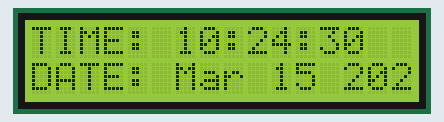
The sketch below on a simulated Arduino Uno, built with avr-gcc and run on an emulated ATmega328P. On the bench: 16×2 character LCD. The local clock reads 2024-03-15 10:24:30 at power-on unless the sketch sets it; what the sketch prints to the serial monitor is not drawn.

Above: at 0.1 s.
At 4.1 s:
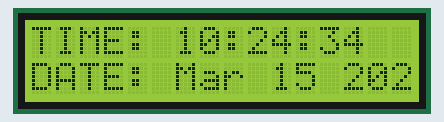
At 9.1 s:
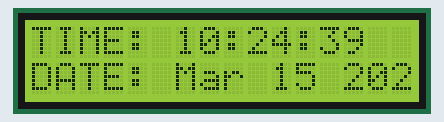
At 19.1 s:
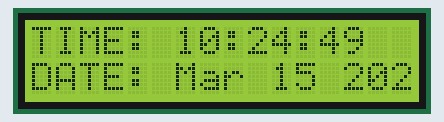
At 28.1 s:
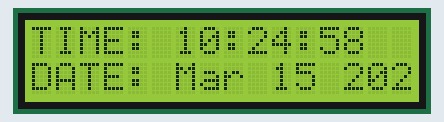
At 38.1 s:
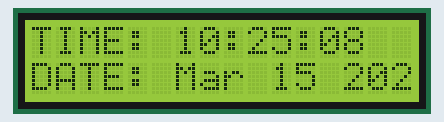

The sketch:

lcdTimer.ino
```cpp
// Test Arduino code for DS1307 RTC Module

#include <Wire.h>
#include <Time.h>
#include <DS1307RTC.h>
#include <LiquidCrystal.h>

volatile bool timeFlag = false;     // Flag that marks when to perform a time update
// LCD module connections (RS, E, D4, D5, D6, D7)
LiquidCrystal lcd (7, 8, 9, 10, 11, 12);

const char *monthName[12] = {
  "Jan", "Feb", "Mar", "Apr", "May", "Jun",
  "Jul", "Aug", "Sep", "Oct", "Nov", "Dec"
};

void print2digits(int number)
{
  if (number >= 0 && number < 10)
  {
    Serial.write('0');
  }
  Serial.print(number);
}

void configTimer1()
{
  // 16 MHz clock is used
  TCCR1A = 0x00;
  TCCR1B = 0x00;
  TCNT1  = 0x00;

  // Set clock prescaler to clk/1024
  TCCR1B |= (1 << CS12) | (1 << CS10);
  // Set CTC mode
  TCCR1B |= (1 << WGM12);
  // Set counter to 1Hz tick (16MHz / 1024 = 15625)
  OCR1A = 15625;
  // Enable timer compare interrupt
  TIMSK1 |= (1 << OCIE1A);
}

void setup()
{
  cli();
  Serial.begin(115200);
  lcd.begin(16, 2);
  configTimer1();
  Serial.println("DS1307 RTC Module Test");
  Serial.println("----------------------");
  sei();
}

void loop()
{
  tmElements_t tm;
  bool status;
  if (timeFlag)
  {
    // Perform a time read from the DS1307
    // Check if the RTC read was successful
    // If not, manually increment the time until the next read
    // Also check that the DS1307 has been properly initialized and is running
    status = RTC.read(tm);
    if(!status)
    {
      if (RTC.chipPresent())
      {
        Serial.println("The DS1307 is stopped.  Please run the SetTime");
        Serial.println("example to initialize the time and begin running.");
        Serial.println();
      }
      else
      {
        if (tm.Second < 59)
        {
          tm.Second += 1;
        }
        else
        {
          tm.Second = 0;
          if (tm.Minute < 59)
          {
            tm.Minute += 1;
          }
          else
          {
            tm.Minute = 0;

            if (tm.Hour < 23)
            {
              tm.Hour += 1;
            }
            else
            {
              tm.Hour = 0;
            }
          }
        }
      }
    }
    // Reset the time update flag
    lcd.setCursor(0,0);
    lcd.print("TIME: ");
    lcd.print(tm.Hour);
    lcd.print(":");
    lcd.print(tm.Minute);
    lcd.print(":");
    if(tm.Second < 10)
      lcd.print('0');
    lcd.print(tm.Second);

    lcd.setCursor(0,1);
    lcd.print("DATE: ");
    lcd.print(monthName[tm.Month - 1]);
    lcd.print(" ");
    lcd.print(tm.Day);
    lcd.print(" ");
    lcd.print(tmYearToCalendar(tm.Year));
    timeFlag = false;
  }
}
// Timer 1 ISR
// 1Hz tick used to signal a time update
ISR(TIMER1_COMPA_vect)
{
    timeFlag = true;
}
```

Measured:
- what the display in image 1 shows lasts 1.0 s, from 4.1 s to 5.1 s
